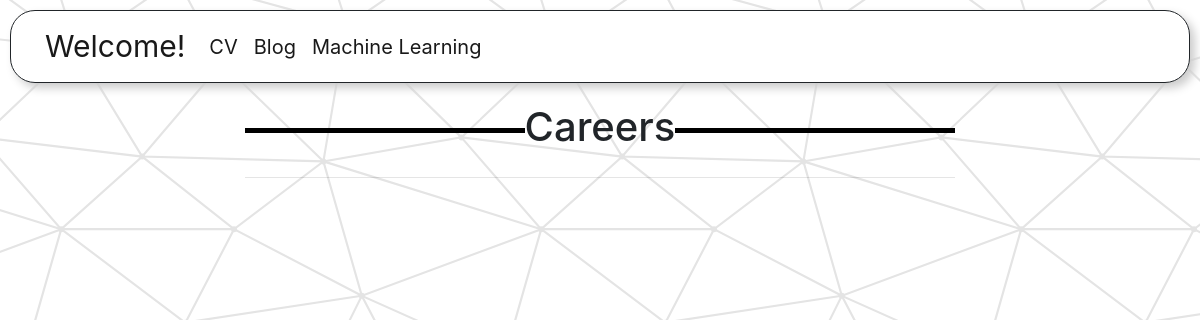
/blog/Careers/, run on an earlier commit of the app's database.
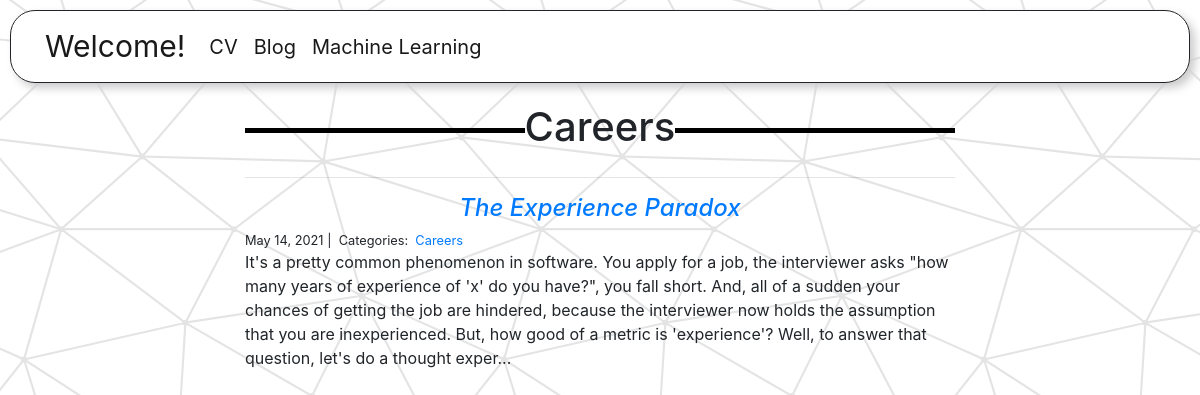
And on a later commit of the database.
### blog/models.py (models this page shows, shortened)
class Category(models.Model):
    name = models.CharField(max_length=20)

class Post(models.Model):
    title = models.CharField(max_length=255)
    subtitle = models.CharField(max_length=255, default='', blank=True)
    cover = models.ImageField(upload_to='images/', default='null', blank=True)
    header1 = models.CharField(max_length=255, default='', blank=True)
    body1 = models.TextField(default='', blank=True)
    image1 = models.ImageField(upload_to='images/', default='null', blank=True)
    header2 = models.CharField(max_length=255, default='', blank=True)
    body2 = models.TextField(default='', blank=True)
    image2 = models.ImageField(upload_to='images/', default='null', blank=True)
    header3 = models.CharField(max_length=255, default='', blank=True)
    body3 = models.TextField(default='', blank=True)
    image3 = models.ImageField(upload_to='images/', default='null', blank=True)
    header4 = models.CharField(max_length=255, default='', blank=True)
    body4 = models.TextField(default='', blank=True)
    image4 = models.ImageField(upload_to='images/', default='null', blank=True)
    image_credits = models.TextField(default='',blank=True)
    created_on = models.DateTimeField(auto_now_add=True)
    last_modified = models.DateTimeField(auto_now=True)
    categories = models.ManyToManyField('Category', related_name='posts')

### blog/views.py (the view)
# urls.py: path("<category>/", views.blog_category, name="blog_category"),
def blog_category(request, category):
    posts = Post.objects.filter(
        categories__name__contains=category
    ).order_by(
        '-created_on'
    )
    context = {
        "category": category,
        "posts": posts
    }
    return render(request, "blog_category.html", context)

### blog/templates/blog_category.html
{% extends "base.html" %} {% block page_content %}
<div class="col-md-8 offset-md-2">
    <h1>{{ category | title }}</h1>
    <hr> {% for post in posts %}
    <h2><a href="{% url 'blog_detail' post.pk%}">{{ post.title }}</a></h2>
    <small>
        {{ post.created_on.date }} |&nbsp;
        Categories:&nbsp;
        {% for category in post.categories.all %}
        <a href="{% url 'blog_category' category.name %}">
            {{ category.name }}
        </a>&nbsp;
        {% endfor %}
    </small>
    <p>{{ post.body1 | slice:":400" }}...</p>
    {% endfor %}
</div>
{% endblock %}

### personal_portfolio/templates/base.html (shortened to what this page needs)
{% load static %}
<link rel="stylesheet" href="https://stackpath.bootstrapcdn.com/bootstrap/4.1.3/css/bootstrap.min.css">
<link rel='stylesheet' href="{% static 'style.css' %}">
<nav class="navbar navbar-expand-lg navbar-light navbar-style">
    <div class="container">
        <a class="navbar-brand navbar-title" href="{% url 'home_index' %}">Welcome!</a>
        <div class="collapse navbar-collapse" id="navbarSupportedContent">
            <ul class="navbar-nav mr-auto">
                <li class="nav-item active">
                    <a class="nav-link" href="{% url 'cv_index' %}">CV</a>
                </li>
                <li class="nav-item active">
                    <a class="nav-link" href="{% url 'blog_index' %}">Blog</a>
                </li>
                <li class="nav-item active">
                    <a class="nav-link" href="{% url 'machine_learning_index' %}">Machine Learning</a>
                </li>
            </ul>
        </div>
    </div>
</nav>
<div class="container">
    {% block page_content %}{% endblock %}
</div>

### static/style.css (style rules this page uses)
.navbar-style { background-color: rgb(255, 255, 255); box-shadow: 5px 5px 10px #CCC; margin: 10px; font-size: 125%; border-radius: 25px; border-color: black; border: 1px; border-style: solid; }
.navbar-title { font-size: 150%; }
h1 { position: relative; overflow: hidden; text-align: center; padding: 10px; }
h1:before, h1:after { position: absolute; top: 51%; overflow: hidden; width: 50%; height: 5px; content: '\a0'; background-color: black; }
h1:before { margin-left: -50%; text-align: right; }
h2 { text-align: center; font-style: italic; font-size: 150%; color: gray; }

What changed in the data, as far as the page shows it:
added Category: name "Careers"
now on this page (row edited): Post: title "The Experience Paradox", created_on "May 14, 2021", body1 "It's a pretty common phenomenon in software. You apply for a job, the interviewer asks \"how many years of experience of 'x' do you have?\", you fall short. And, all of a sudden your chances of getting the job are hindered, because the interviewer now holds the assumption that you are inexperienced. But, how good of a metric is 'experience'? Well, to answer that question, let's do a thought exper"
Also different on the page:
{{ category | title }}: "Careers" → (not shown)
